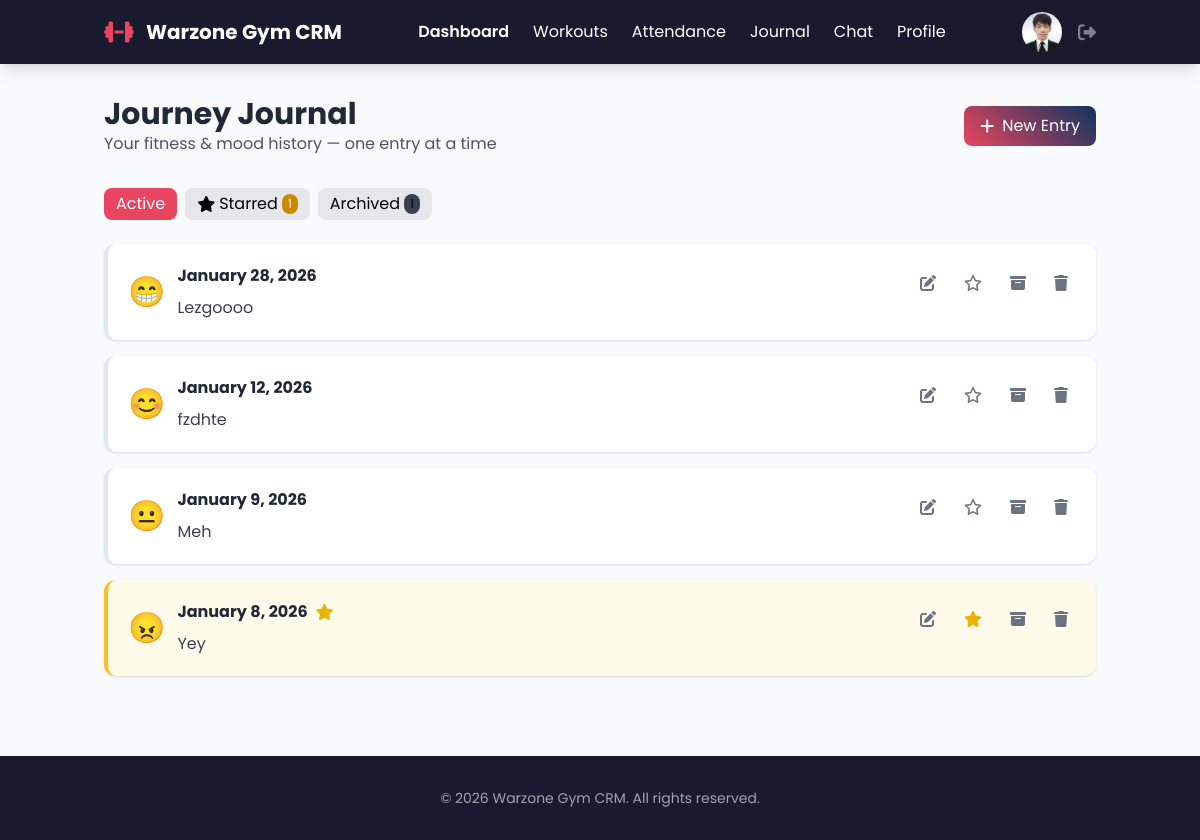
Page /journal.php (signed in) on the committed database.
### tables this page shows
CREATE TABLE `mood_checkins` (
  `id` int(11) NOT NULL,
  `user_id` int(11) NOT NULL,
  `date` date NOT NULL,
  `mood` varchar(10) NOT NULL DEFAULT '?',
  `notes` text DEFAULT NULL,
  `archived` tinyint(1) DEFAULT 0,
  `starred` tinyint(1) DEFAULT 0
);

### journal.php (the view, shortened to what this page needs)
<?php
require_once 'config.php';
$user_id = $_SESSION['user_id'];
$filter = $_GET['filter'] ?? 'active';
$query = "SELECT * FROM mood_checkins WHERE user_id = ?";
$params = [$user_id];
if ($filter === 'archived') {
    $query .= " AND archived = 1";
} elseif ($filter === 'starred') {
    $query .= " AND starred = 1 AND archived = 0";
} else {
    $query .= " AND archived = 0";
}
$query .= " ORDER BY date DESC, id DESC";
$stmt = $pdo->prepare("SELECT COUNT(*) FROM mood_checkins WHERE user_id = ? AND starred = 1 AND archived = 0");
$stmt->execute([$user_id]);
$starred_count = (int)$stmt->fetchColumn();
$stmt = $pdo->prepare("SELECT COUNT(*) FROM mood_checkins WHERE user_id = ? AND archived = 1");
$stmt->execute([$user_id]);
$archived_count = (int)$stmt->fetchColumn();
$stmt = $pdo->prepare($query);
$stmt->execute($params);
$entries = $stmt->fetchAll(PDO::FETCH_ASSOC);
?>
<!DOCTYPE html>
<html lang="en">
<head>
    <script src="https://cdn.tailwindcss.com"></script>
    <link rel="stylesheet" href="https://cdnjs.cloudflare.com/ajax/libs/font-awesome/6.4.0/css/all.min.css">
</head>
<body class="flex flex-col min-h-screen bg-gray-50">
    <nav class="bg-primary text-white shadow-lg">
        <div class="container mx-auto px-4 py-3">
            <div class="flex justify-between items-center">
            <div class="flex items-center space-x-3">
                <i class="fas fa-dumbbell text-highlight text-2xl"></i>
                <a href="dashboard.php" class="text-xl font-bold text-white hover:text-highlight transition">
                    Warzone Gym CRM
                </a>
            </div>
                <div class="hidden md:flex items-center space-x-6">
                    <a href="dashboard.php" class="hover:text-highlight transition font-semibold">Dashboard</a>
                    <a href="workouts.php" class="hover:text-highlight transition">Workouts</a>
                    <a href="attendance.php" class="hover:text-highlight transition">Attendance</a>
                    <a href="journal.php" class="hover:text-highlight transition">Journal</a>
                    <a href="chat.php" class="hover:text-highlight transition">Chat</a>
                    <a href="profile.php" class="hover:text-highlight transition">Profile</a>
                </div>
                <div class="flex items-center space-x-4">
                    <a href="profile.php" class="flex items-center space-x-2 group" title="Profile">
                        <img src="<?= htmlspecialchars(file_exists('uploads/' . ($_SESSION['user_profile_picture'] ?? 'default.png')) ? 'uploads/' . $_SESSION['user_profile_picture'] : 'uploads/default.png') ?>"
                             alt="Profile"
                             class="rounded-full w-10 h-10 transition-transform duration-200 group-hover:scale-105 group-hover:ring-2 group-hover:ring-highlight">
                        <a href="logout.php"
                        class="text-gray-400 hover:text-highlight transition ml-1 opacity-75 group-hover:opacity-100"
                        title="Logout">
                            <i class="fas fa-sign-out-alt text-lg"></i>
                        </a>
                    </a>
                </div>
            </div>
        </div>
    </nav>
    <main class="flex-grow container mx-auto px-4 py-8">
        <div class="flex justify-between items-center mb-8">
            <div>
                <h1 class="text-3xl font-bold text-gray-800">Journey Journal</h1>
                <p class="text-gray-600">Your fitness & mood history — one entry at a time</p>
            </div>
            <button id="addEntryBtn" class="btn-primary px-4 py-2 rounded-lg flex items-center">
                <i class="fas fa-plus mr-2"></i> New Entry
            </button>
        </div>
        <div class="flex space-x-2 mb-6">
            <a href="journal.php?filter=active"
            class="px-3 py-1 rounded-lg <?= $filter === 'active' ? 'bg-highlight text-white' : 'bg-gray-200' ?>">
                Active
            </a>
            <a href="journal.php?filter=starred"
            class="px-3 py-1 rounded-lg flex items-center gap-1
            <?= $filter === 'starred' ? 'bg-yellow-400 text-black' : 'bg-gray-200' ?>">
                <i class="fas fa-star"></i>
                Starred
                <span class="bg-yellow-600 text-white text-xs px-1.5 py-0.5 rounded-full">
                    <?= $starred_count ?>
                </span>
            </a>
            <a href="journal.php?filter=archived"
            class="px-3 py-1 rounded-lg flex items-center
            <?= $filter === 'archived' ? 'bg-gray-800 text-white' : 'bg-gray-200' ?>">
                Archived
                <span class="ml-1 bg-gray-700 text-xs px-1.5 py-0.5 rounded-full">
                    <?= $archived_count ?>
                </span>
            </a>
        </div>
        <?php if (empty($entries)): ?>
            <div class="bg-white rounded-xl shadow p-12 text-center">
                <i class="fas fa-book-open text-5xl text-gray-300"></i>
                <h3 class="mt-4 text-xl font-bold text-gray-800">No journal entries yet</h3>
                <p class="text-gray-600 mt-2">Your journey starts with a single entry.</p>
                <button id="addFirstEntryBtn" class="mt-4 btn-primary px-4 py-2 rounded-lg">
                    <i class="fas fa-plus mr-2"></i> Start Journaling
                </button>
            </div>
        <?php else: ?>
            <div class="space-y-4">
                <?php foreach ($entries as $entry): ?>
                <div class="journal-entry <?= $entry['starred'] ? 'starred' : '' ?> bg-white rounded-xl shadow p-5">
                    <div class="flex justify-between items-start">
                        <div class="flex items-center">
                            <span class="text-3xl mr-3"><?= htmlspecialchars($entry['mood']) ?></span>
                            <div>
                                <div class="flex items-center">
                                    <h3 class="font-bold text-gray-800"><?= date('F j, Y', strtotime($entry['date'])) ?></h3>
                                    <?php if ($entry['starred']): ?>
                                        <i class="fas fa-star text-yellow-500 ml-2"></i>
                                    <?php endif; ?>
                                </div>
                                <?php if (!empty($entry['notes'])): ?>
                                    <p class="text-gray-700 mt-2"><?= htmlspecialchars($entry['notes']) ?></p>
                                <?php else: ?>
                                    <p class="text-gray-500 italic">No notes</p>
                                <?php endif; ?>
                            </div>
                        </div>
                        <div class="journal-actions flex space-x-2">
                            <button onclick="openEditModal(<?= htmlspecialchars(json_encode($entry)) ?>)" class="p-2 text-gray-500 hover:text-blue-500 rounded-full hover:bg-gray-100">
                                <i class="fas fa-edit"></i>
                            </button>
                            <button onclick="toggleStar(<?= $entry['id'] ?>, <?= $entry['starred'] ?>)"
                                class="p-2 text-gray-500 hover:text-yellow-500 rounded-full hover:bg-gray-100">
                                <?php if ($entry['starred']): ?>
                                    <i class="fas fa-star text-yellow-500"></i>
                                <?php else: ?>
                                    <i class="far fa-star"></i>
                                <?php endif; ?>
                            </button>
                            <button onclick="archiveEntry(<?= $entry['id'] ?>, <?= $entry['archived'] ?>)" class="p-2 text-gray-500 hover:text-gray-700 rounded-full hover:bg-gray-100">
                                <i class="fas fa-archive"></i>
                            </button>
                            <button onclick="deleteEntry(<?= $entry['id'] ?>)" class="p-2 text-gray-500 hover:text-red-500 rounded-full hover:bg-gray-100">
                                <i class="fas fa-trash"></i>
                            </button>
                        </div>
                    </div>
                </div>
                <?php endforeach; ?>
            </div>
        <?php endif; ?>
    </main>
    <footer class="bg-primary text-white py-8 mt-12">
        <div class="container mx-auto px-4 text-center text-gray-400 text-sm">
            <p>© 2026 Warzone Gym CRM. All rights reserved.</p>
        </div>
    </footer>
</body>
</html>

### journal.php (style rules this page uses)
body { font-family: 'Poppins', sans-serif; background-color: #f8f9fa; }
.journal-entry { transition: all 0.3s ease; border-left: 4px solid #e2e8f0; }
.journal-entry.starred { border-left-color: #fbbf24; background-color: #fffbeb; }
.journal-actions { display: flex; gap: 0.25rem; }
.btn-primary { background: linear-gradient(45deg, #e94560, #0f3460); color: white; transition: all 0.3s ease; }

### rows in the picture
mood_checkins: mood "😁", date "January 28, 2026", notes "Lezgoooo", starred 0 (drawn)
mood_checkins: mood "😊", date "January 12, 2026", notes "fzdhte", starred 0 (drawn)
mood_checkins: mood "😐", date "January 9, 2026", notes "Meh", starred 0 (drawn)
mood_checkins: mood "😠", date "January 8, 2026", starred 1 (drawn), notes "Yey"

### other values in the picture
$starred_count "1"
$archived_count "1"
